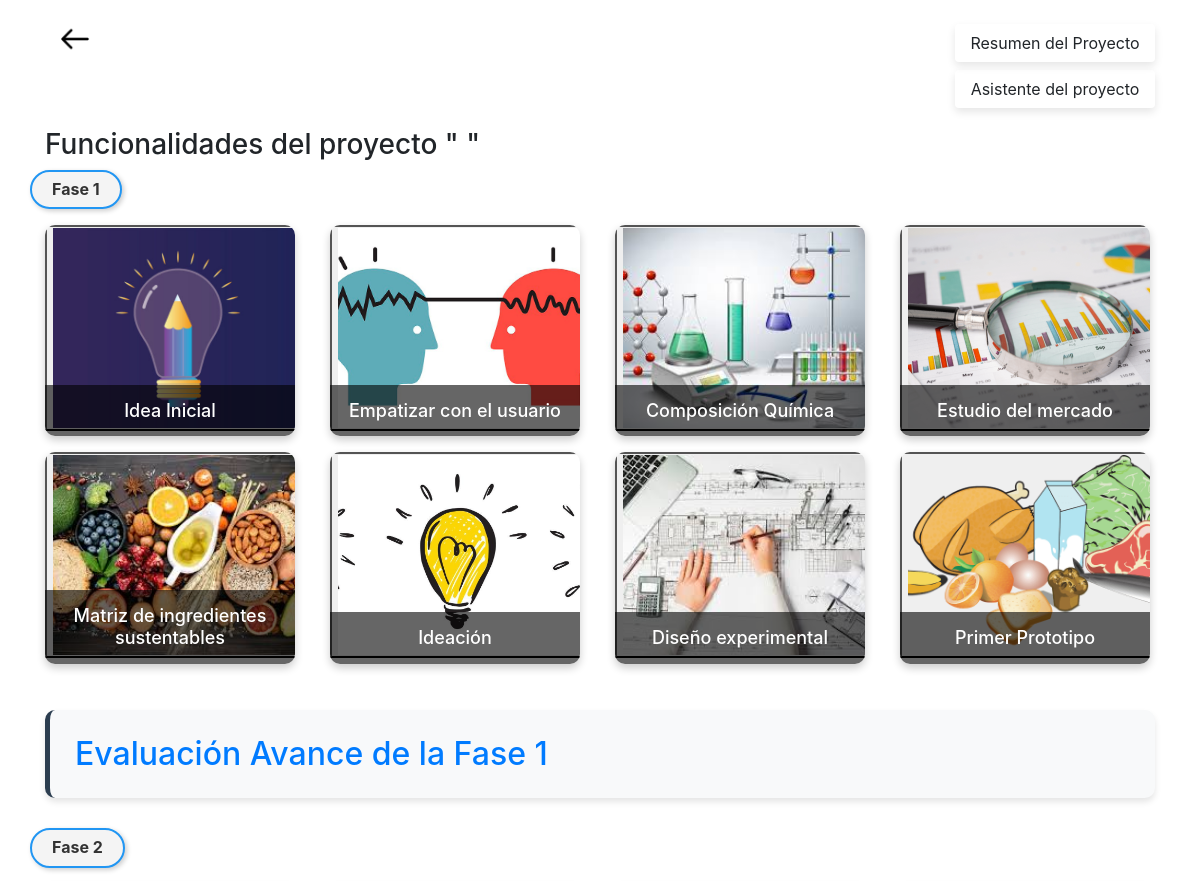
Page /funciones/accion?id=2 (signed in, upper part) on the earlier database version.
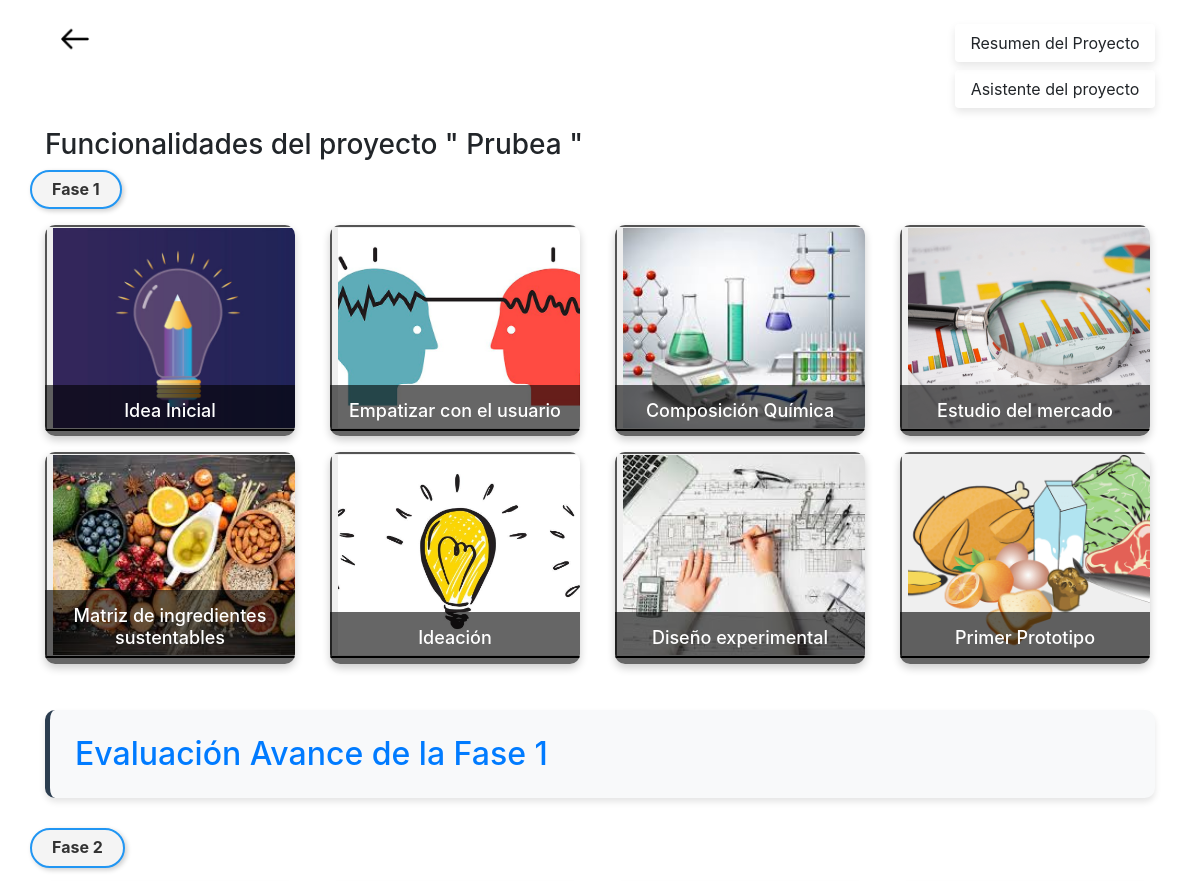
Same page on the later database version.
### modelo/models.py (models this page shows, shortened)
class BaseModel(Base):
    __abstract__ = True
    __allow_unmapped__ = True

class Project(BaseModel):
    __tablename__ = 'projects'
    id = Column(Integer, primary_key=True)
    idea_inicial = Column(String)
    requisitos_iniciales = Column(String)
    claves_iniciales = Column(String)
    empatizar1 = Column(String, default="")  # Entrevistas 10 usuarios
    empatizar2 = Column(String, default="")  # Visitar 10 lugares
    name = Column(String)
    description = Column(String)
    responsable = Column(String)
    start_date = Column(Date)
    end_date = Column(Date)
    status = Column(String)
    user_name = Column(Integer, ForeignKey('users.name'))
    user = relationship("User", back_populates="projects")
    phases = relationship("Phase", back_populates="project")
    simulacion_produccion = relationship("SimulacionProduccion", back_populates="project",  cascade="all, delete-orphan", uselist=False)
    parametros_sustentables = relationship("ParametrosSustentables", back_populates="project",  cascade="all, delete-orphan", uselist=False)
    costos = relationship("Costos", back_populates="project",  cascade="all, delete-orphan", uselist=False)
    prototypes: Mapped[List["Prototype"]] = relationship(back_populates="project")
    empaques: Mapped[List["Empaque"]] = relationship(back_populates="project")
    evaluaciones_avances: Mapped[List["EvaluacionAvance"]] = relationship(back_populates="project")
    tests_sensoriales: Mapped[List["Test_Sensorial"]] = relationship(back_populates="project")
    foods = relationship("Food", secondary="food_projects", back_populates="projects",cascade="all, delete")

### aplicacion/funciones/funciones.py (the view)
@funciones_bp.route('/accion', methods=["POST", "GET"])
@login_required
def accion():
    projectID = request.args.get('id')
    if projectID:
        session['project_id'] = projectID
        project = Session.query(Project).filter(Project.id == projectID).first()
    return render_template("funciones/funciones.html", project=project)

### app.py (called while the page is built)
@login_manager.user_loader
def load_user(user_id):
    user = Session.query(User).filter_by(id=user_id).first()
    return user

### aplicacion/templates/funciones/funciones.html (shortened to what this page needs)
<!DOCTYPE html>
<html lang="en">
<head>
    <link rel="stylesheet" href="{{ url_for('static', filename='style.css') }}">
    <link href="https://stackpath.bootstrapcdn.com/bootstrap/4.5.2/css/bootstrap.min.css" rel="stylesheet">
</head>
<body>
</head>
<body>
    <div class="container">
        <div class="header-container d-flex justify-content-between align-items-start">
            <div class="col-1">
                <a href="/proyectos" class="border-0 bg-transparent">
                    <img src="{{ url_for('static', filename='img/back-icon.png') }}" alt="Macronutrientes" style="width: 30px; height: 30px;">
                </a>
            </div>
            <div class="d-flex flex-column align-items-end">
                <a href="/funciones/resumen" class="btn btn-resumen mb-2">Resumen del Proyecto</a>
                <a href="/chatbot/agente" class="btn btn-resumen">Asistente del proyecto</a>
            </div>
        </div>
        <h3>Funcionalidades del proyecto " {{project.name}} "<h3></h3>
        <h2 class="row proyecto">Fase 1<h2>
        <div class="row">
            <div class="col my-2">
                {% with imagen=url_for('static', filename='img/IdeaInicial.jpg'), titulo="Idea Inicial", url="/funciones/formularios/IdeaInicial" %}
                {% include 'funciones/noticia.html' %}
                {% endwith %}
            </div>
            <div class="col my-2">
                {% with imagen=url_for('static', filename='img/empatizar.jpg'), titulo="Empatizar con el usuario", url="/funciones/formularios/empatizar"%}
                {% include 'funciones/noticia.html' %}
                {% endwith %}
            </div>
            <div class="col my-2">
                {% with imagen=url_for('static', filename='img/quimico.jpg'), titulo="Composición Química", url="/funciones/Fase1/composicionQuimica" %}
                {% include 'funciones/noticia.html' %}
                {% endwith %}
            </div>
            <div class="col my-2">
                {% with imagen=url_for('static', filename='img/estudio-mercado.png'), titulo="Estudio del mercado", url="/funciones/Fase1/estudioMercado"%}
                {% include 'funciones/noticia.html' %}
                {% endwith %}
            </div>
        </div>
        <div class="row">
            <div class="col   my-2">
                {% with imagen=url_for('static', filename='img/ingredientes-sustentables.jpg'), titulo="Matriz de ingredientes sustentables", url="/funciones/Fase1/matrizSustentable"%}
                {% include 'funciones/noticia.html' %}
                {% endwith %}
            </div>
            <div class="col   my-2">
                {% with imagen=url_for('static', filename='img/ideacion.jpg'), titulo="Ideación", url="/funciones/formularios/ideacion"%}
                {% include 'funciones/noticia.html' %}
                {% endwith %}
            </div>
            <div class="col   my-2">
                {% with imagen=url_for('static', filename='img/diseño-experimental.jpg'), titulo="Diseño experimental", url="/funciones/Fase1/diseñoExperimental"%}
                {% include 'funciones/noticia.html' %}
                {% endwith %}
            </div>
            <div class="col   my-2">
                {% with imagen=url_for('static', filename='img/macros.png'), titulo="Primer Prototipo", url="/funciones/Fase1/prototipado"%}
                {% include 'funciones/noticia.html' %}
                {% endwith %}
            </div>
        </div>
        <div class="avance-fase-container">
                <a href="/funciones/evaluacionAvance">Evaluación Avance de la Fase 1</a>
        </div>
        <h2 class="row proyecto">Fase 2<h2>
            <div class="row">
                    {% with imagen=url_for('static', filename='img/prototipo.webp'), titulo="Prototipo Medio", url="/funciones/Fase2/prototipoMedio" %}
                    {% include 'funciones/noticia.html' %}
                    {% endwith %}
                    {% with imagen=url_for('static', filename='img/coste.jpg'), titulo="Simulación de coste", url="/funciones/Fase2/simulacionCostes"%}
                    {% include 'funciones/noticia.html' %}
                    {% endwith %}
                    {% with imagen=url_for('static', filename='img/normativa.jpg'), titulo="Viabilidad normativa", url="/funciones/Fase2/analisisNormativo" %}
                    {% include 'funciones/noticia.html' %}
                    {% endwith %}
                    {% with imagen=url_for('static', filename='img/empaque.webp'), titulo="Prototipo de empaquetado", url="/funciones/Fase2/empaque"%}
                    {% include 'funciones/noticia.html' %}
                    {% endwith %}
            </div>
                        {% with imagen=url_for('static', filename='img/experiencia.webp'), titulo="Prototipado y resultados de primera experiencia", url="/funciones/Fase3/prototipoFinal" %}
                        {% include 'funciones/noticia.html' %}
                        {% endwith %}
                        {% with imagen=url_for('static', filename='img/simulacion_produccion.jpg'), titulo="Simulación de producción", url="/funciones/Fase3/simulacionProduccion"%}
                        {% include 'funciones/noticia.html' %}
                        {% endwith %}
                        {% with imagen=url_for('static', filename='img/precio.png'), titulo="Actualización Precios Alimentos", url="/funciones/Fase3/preciosIngredientes"%}
                        {% include 'funciones/noticia.html' %}
                        {% endwith %}
                        {% with imagen=url_for('static', filename='img/gastos.jpg'), titulo="Simulación de Cálculo de gastos", url="/funciones/Fase3/calculoGastos" %}
                        {% include 'funciones/noticia.html' %}
                        {% endwith %}
                        {% with imagen=url_for('static', filename='img/sensorial.jpg'), titulo="Análisis sensorial", url="/funciones/Fase3/analisisSensorial"%}
                        {% include 'funciones/noticia.html' %}
                        {% endwith %}
                        {% with imagen=url_for('static', filename='img/composicion_nutricional.webp'), titulo="Validación composición nutricional", url="/funciones/Fase3/validacionNutricional" %}
                        {% include 'funciones/noticia.html' %}
                        {% endwith %}
                        {% with imagen=url_for('static', filename='img/escalamiento.gif'), titulo="Escalamiento", url="/funciones/Fase3/escalamiento"%}
                        {% include 'funciones/noticia.html' %}
                        {% endwith %}
                        {% with imagen=url_for('static', filename='img/costo_produccion.jpg'), titulo="Validación costos producción", url="/funciones/Fase3/calculoGastos/validacionCostos" %}
                        {% include 'funciones/noticia.html' %}
                        {% endwith %}
                        {% with imagen=url_for('static', filename='img/empaque_final.jpg'), titulo="Prototipo empaque alta fidelidad", url="/funciones/Fase3/empaqueFidelidad"%}
                        {% include 'funciones/noticia.html' %}
                        {% endwith %}
                        {% with imagen=url_for('static', filename='img/parametrosSustentables.jpg'), titulo="Medición parámetros de sustentabilidad inicial lista de chequeo", url="/funciones/Fase4/chequeo" %}
                        {% include 'funciones/noticia.html' %}
                        {% endwith %}
                        {% with imagen=url_for('static', filename='img/estudioVidaUtil.jpg'), titulo="Estudio de vida útil", url="/funciones/Fase4/vidaUtil"%}
                        {% include 'funciones/noticia.html' %}
                        {% endwith %}
                        {% with imagen=url_for('static', filename='img/analisisSensorial2.webp'), titulo="Análisis sensorial 2", url="/funciones/Fase4/analisisSensorial2"%}
                        {% include 'funciones/noticia.html' %}
                        {% endwith %}
                        {% with imagen=url_for('static', filename='img/empaqueFinal.jpg'), titulo="Validación de empaques", url="/funciones/Fase4/validacionEmpaque" %}
                        {% include 'funciones/noticia.html' %}
                        {% endwith %}
                        {% with imagen=url_for('static', filename='img/sustentable.jpg'), titulo="Medición parámetros de sustentabilidad", url="/funciones/Fase4/parametrosSustentables" %}
                        {% include 'funciones/noticia.html' %}
                        {% endwith %}
                        {% with imagen=url_for('static', filename='img/analisisSensorial3.jpg'), titulo="Análisis sensorial 3", url="/funciones/Fase4/analisisSensorial2/aceptacion"%}
                        {% include 'funciones/noticia.html' %}
                        {% endwith %}
    </div>
</body>
</html>

### aplicacion/templates/funciones/noticia.html (shortened to what this page needs)
<!DOCTYPE html>
<html lang="en">
    <head>
        <link href="https://stackpath.bootstrapcdn.com/bootstrap/4.5.2/css/bootstrap.min.css" rel="stylesheet">
        <link rel="stylesheet" href="{{ url_for('static', filename='style.css') }}">
    </head>
<div class="tarjeta">
    <form action={{url}} method="POST">
    <button type="submit">
    <img src="{{ imagen }}" alt="Noticia" class="tarjeta-img">
    <div class="tarjeta-texto">
        <h2>{{ titulo }}</h2>
    </div>
    </button>
    </form>
</div>

### aplicacion/static/style.css (style rules this page uses)
.tarjeta { position: relative; width: 250px; border-radius: 10px; overflow: hidden; box-shadow: 0 4px 8px rgba(0, 0, 0, 0.2); }
.tarjeta-img { width: 250px; height: 200px; object-fit: cover; display: block; }
.proyecto { display: inline-block; background-color: #f4f4f4; color: #333; font-size: 16px; font-weight: bold; padding: 8px 20px; border-radius: 20px; border: 2px solid #2196F3; box-shadow: 2px 2px 5px rgba(0, 0, 0, 0.2); text-align: center; white-space: nowrap; }
.tarjeta-texto { position: absolute; bottom: 0; left: 0; width: 100%; background: rgba(0, 0, 0, 0.6); color: white; padding: 15px; text-align: center; }
.tarjeta-texto h2 { margin: 0; font-size: 18px; }

### aplicacion/templates/funciones/funciones.html (style rules this page uses)
.btn-resumen { background-color: #4a6baf; color: white; padding: 10px 25px; border-radius: 25px; font-weight: bold; border: none; box-shadow: 0 4px 8px rgba(0, 0, 0, 0.1); transition: all 0.3s ease; width: 200px; text-align: center; }
.header-container { display: flex; justify-content: space-between; align-items: center; margin-bottom: 20px; }
.avance-fase-container { background-color: #f8f9fa; border-radius: 10px; padding: 25px; margin-bottom: 30px; box-shadow: 0 4px 6px rgba(0, 0, 0, 0.1); border-left: 5px solid #2c3e50; transition: all 0.3s ease; }

Differences in the rows shown:
added Project: name "Prubea"
